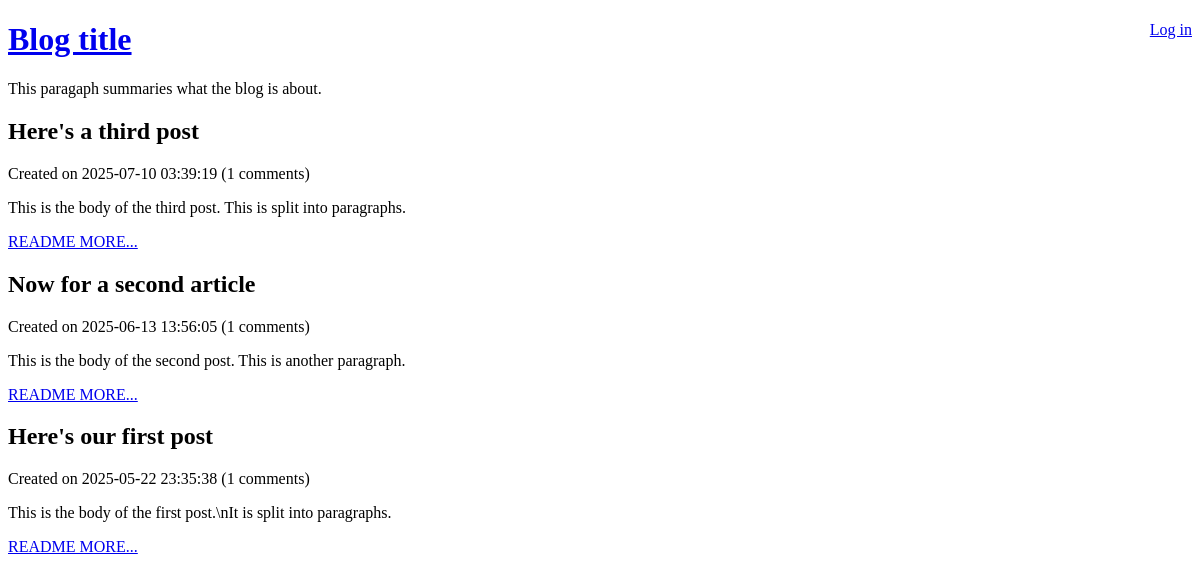
Before: / with the older database file.
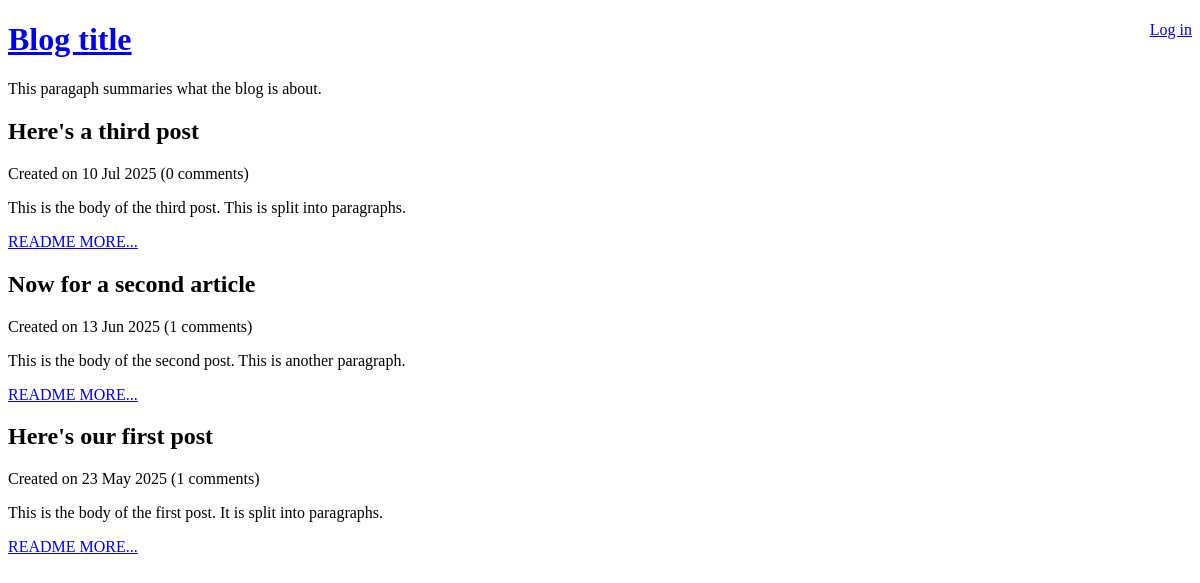
After: the same page with the newer database file.
### tables this page shows
CREATE TABLE post (
    id INTEGER PRIMARY KEY AUTOINCREMENT NOT NULL,
    title VARCHAR NOT NULL,
    body VARCHAR NOT NULL,
    user_id INTEGER NOT NULL,
    created_at VARCHAR NOT NULL,
    updated_at VARCHAR
);

### lib/common.php (called while the page is built, shortened)
<?php
function getROOtPath(){
    return realpath(__DIR__.'/..');
}
function getDatabasePath(){
    return getROOtPath().'/data/data.sqlite';
}
function getDsn(){
    return 'sqlite:' .getDatabasePath();
}
function getPDO(){
return new PDO(getDsn());
}
function htmlEscape($html)
{
    return htmlspecialchars($html, ENT_HTML5, 'UTF-8');
}
function convertSqlDate($sqlDate)
{
    $date = DateTime::createFromFormat('!Y-m-d', $sqlDate);
    if ($date === false) {
        return $sqlDate;
    }
    return $date->format('d M Y');
}
function countCommentsForPost($postId){
$pdo=getPDO();
$sql="
SELECT
COUNT(*) c
FROM  comment
WHERE post_id=:post_id
";
$stmt=$pdo->prepare($sql);
$stmt->execute(array('post_id'=>$postId));
return (int) $stmt->fetchColumn();
}
function isLoggedIn(){
    return isset($_SESSION['logged_in_username']);
}
?>

### index.php (the view, shortened to what this page needs)
<?php
require 'lib/common.php';
try{
$pdo=getPDO();
$stmt = $pdo->query(
    'SELECT
       id, title, created_at, body
    FROM
        post
    ORDER BY
        created_at DESC'
);
}catch(PDOException $e){
die('Database error: ' . $e->getMessage());
};
?>
<!DOCTYPE html>
<html lang="en">
    <head>
        </head>
    <body>
    <header>
                <?php require 'templates/title.php' ?>
        </header>
        <?php while ($row = $stmt->fetch(PDO::FETCH_ASSOC)): ?>
            <h2>
                <?php echo htmlEscape($row['title']); ?>
            </h2>
            <div>
                Created on <?php echo convertSqlDate($row['created_at']); ?>
                (<?php echo countCommentsForPost($row['id'])?> comments)
            </div>
            <p>
                <?php echo htmlEscape($row['body']); ?>
            </p>
            <p>
                <a
                href="view-post.php?post_id=<?php echo $row['id'] ?>"
                >README MORE...
                    </a>
            </p>
        <?php endwhile ?>
    </body>
</html>

### templates/title.php (shortened to what this page needs)
<div style="float:right;">
    <?php if (isLoggedIn()):?>
    Hello <?php echo htmlEscape(getAuthUser()) ?>.
    <a href="logout.php">Log out</a>
    <?php else: ?>
        <a href="login.php">Log in</a>
    <?php endif?>
</div>
<a href="index.php"><h1>Blog title</h1></a>
<p><?php echo htmlEscape('This paragaph summaries what the blog is about.'); ?></p>

Changed rows visible on the page:
changed post "Here's a third post": created_at "2025-07-10 03:39:19" → "10 Jul 2025"; id "1" → "0"
changed post "Now for a second article": created_at "2025-06-13 13:56:05" → "13 Jun 2025"
changed post "Here's our first post": created_at "2025-05-22 23:35:38" → "23 May 2025"; body "This is the body of the first post.\\nIt is split into paragraphs." → "This is the body of the first post. It is split into paragraphs."
